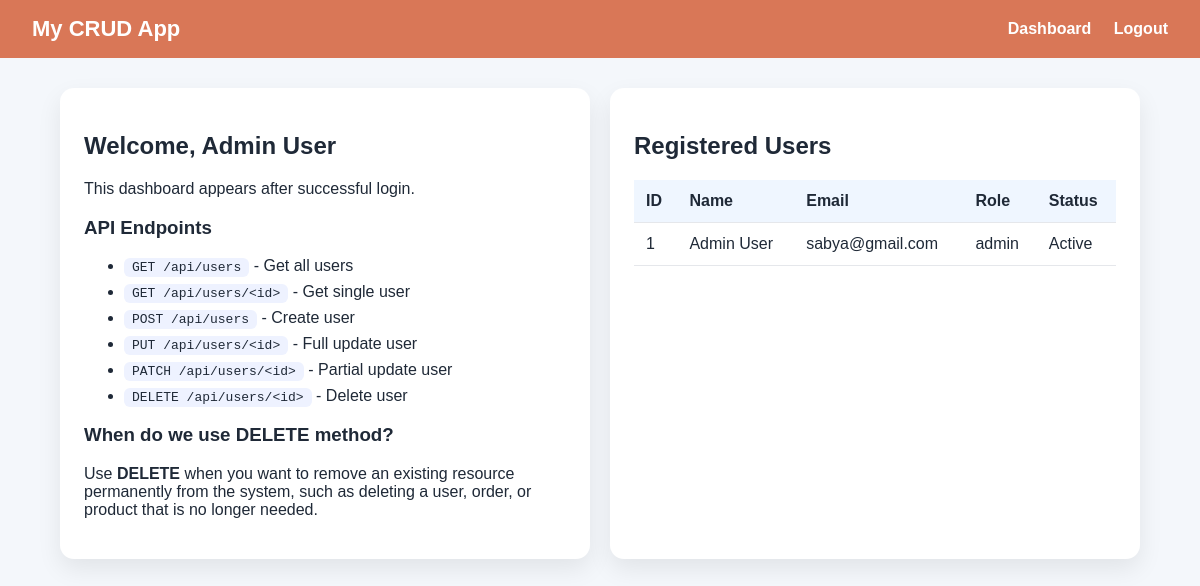
Page /dashboard (signed in) on the earlier database version.
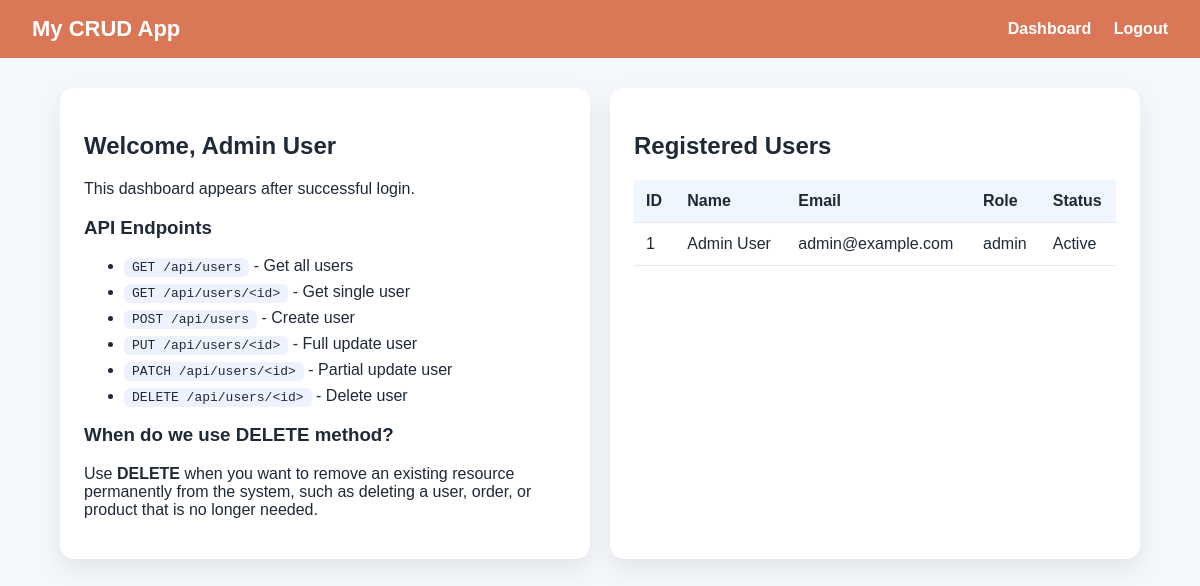
Same page on the later database version.
### AppUiBackend/app.py (models this page shows, shortened)
class User(db.Model):
    id = db.Column(db.Integer, primary_key=True)
    full_name = db.Column(db.String(120), nullable=False)
    email = db.Column(db.String(120), unique=True, nullable=False)
    password_hash = db.Column(db.String(255), nullable=False)
    role = db.Column(db.String(50), default='user')
    is_active = db.Column(db.Boolean, default=True)

### AppUiBackend/app.py (the view)
@app.route('/dashboard')
def dashboard():
    if 'user_id' not in session:
        flash('Please login first.', 'warning')
        return redirect(url_for('login'))
    users = User.query.order_by(User.id.asc()).all()
    return render_template('dashboard.html', users=users)

### AppUiBackend/templates/dashboard.html
{% extends 'base.html' %}
{% block content %}
<div class="grid">
    <section class="card">
        <h2>Welcome, {{ session.get('user_name') }}</h2>
        <p>This dashboard appears after successful login.</p>
        <h3>API Endpoints</h3>
        <ul class="api-list">
            <li><code>GET /api/users</code> - Get all users</li>
            <li><code>GET /api/users/&lt;id&gt;</code> - Get single user</li>
            <li><code>POST /api/users</code> - Create user</li>
            <li><code>PUT /api/users/&lt;id&gt;</code> - Full update user</li>
            <li><code>PATCH /api/users/&lt;id&gt;</code> - Partial update user</li>
            <li><code>DELETE /api/users/&lt;id&gt;</code> - Delete user</li>
        </ul>
        <h3>When do we use DELETE method?</h3>
        <p>Use <strong>DELETE</strong> when you want to remove an existing resource permanently from the system, such as deleting a user, order, or product that is no longer needed.</p>
    </section>
    <section class="card">
        <h2>Registered Users</h2>
        <table>
            <thead>
                <tr>
                    <th>ID</th>
                    <th>Name</th>
                    <th>Email</th>
                    <th>Role</th>
                    <th>Status</th>
                </tr>
            </thead>
            <tbody>
                {% for user in users %}
                <tr>
                    <td>{{ user.id }}</td>
                    <td>{{ user.full_name }}</td>
                    <td>{{ user.email }}</td>
                    <td>{{ user.role }}</td>
                    <td>{{ 'Active' if user.is_active else 'Inactive' }}</td>
                </tr>
                {% else %}
                <tr>
                    <td colspan="5">No users found.</td>
                </tr>
                {% endfor %}
            </tbody>
        </table>
    </section>
</div>
{% endblock %}

### AppUiBackend/templates/base.html (shortened to what this page needs)
<!DOCTYPE html>
<html lang="en">
<head>
    <link rel="stylesheet" href="{{ url_for('static', filename='css/style.css') }}">
</head>
<body>
    <nav class="navbar">
        <div class="brand">My CRUD App</div>
        <div class="nav-links">
            {% if session.get('user_id') %}
                <a href="{{ url_for('dashboard') }}">Dashboard</a>
                <a href="{{ url_for('logout') }}">Logout</a>
            {% else %}
                <a href="{{ url_for('login') }}">Login</a>
                <a href="{{ url_for('signup') }}">Signup</a>
            {% endif %}
        </div>
    </nav>
    <main class="container">
        {% block content %}{% endblock %}
    </main>
</body>
</html>

### AppUiBackend/static/css/style.css (style rules this page uses)
* { box-sizing: border-box; }
body { margin: 0; font-family: Arial, sans-serif; background: #f4f7fb; color: #1f2937; }
.navbar { display: flex; justify-content: space-between; align-items: center; background: #D97757; color: white; padding: 16px 32px; }
.brand { font-weight: 700; font-size: 22px; }
.nav-links a { color: white; text-decoration: none; margin-left: 18px; font-weight: 600; }
.container { width: 90%; max-width: 1100px; margin: 30px auto; }
.card { background: white; border-radius: 14px; padding: 24px; box-shadow: 0 10px 25px rgba(0, 0, 0, 0.08); margin-bottom: 20px; }
.grid { display: grid; grid-template-columns: 1fr 1fr; gap: 20px; }
.api-list li { margin-bottom: 8px; }
table { width: 100%; border-collapse: collapse; margin-top: 10px; }
th, td { border-bottom: 1px solid #e5e7eb; text-align: left; padding: 12px; }
th { background: #eff6ff; }
code { background: #eef2ff; padding: 2px 8px; border-radius: 6px; }

Differences in the rows shown:
changed User "Admin User": email "sabya@gmail.com" → "admin@example.com"
